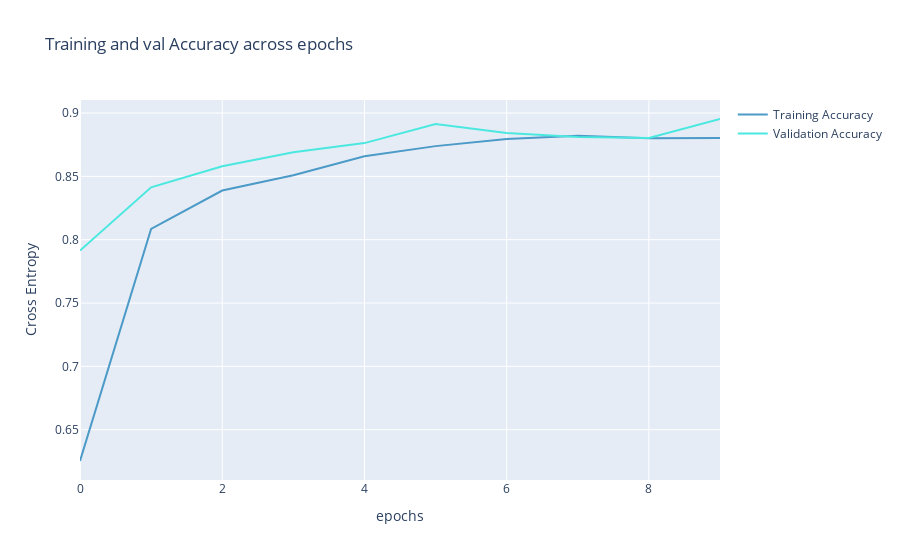

The code cell stored with this chart in its notebook:
### Code cell
color_chart = ["#4B9AC7", "#4BE8E0", "#9DD4F3", "#97FBF6", "#2A7FAF", "#23B1AB", "#0E3449", "#015955"]

fig = go.Figure(data=[
                      go.Scatter(
                          y=history["accuracy"],
                          name="Training Accuracy",
                          mode="lines",
                          marker=dict(
                              color=color_chart[0]
                          )),
                      go.Scatter(
                          y=history["val_accuracy"],
                          name="Validation Accuracy",
                          mode="lines",
                          marker=dict(
                              color=color_chart[1]
                          ))
])
fig.update_layout(
    title='Training and val Accuracy across epochs',
    xaxis_title='epochs',
    yaxis_title='Cross Entropy'
)
fig.show()

### Figure 1 — Plotly figure (JSON) as saved in the notebook; plotly's stock layout.template omitted (floating-point values rounded to 4 significant figures)
{"data": [{"marker": {"color": "#4B9AC7"}, "mode": "lines", "name": "Training Accuracy", "type": "scatter", "y": [0.6253, 0.8085, 0.8388, 0.8509, 0.866, 0.8739, 0.8795, 0.882, 0.8801, 0.8803]}, {"marker": {"color": "#4BE8E0"}, "mode": "lines", "name": "Validation Accuracy", "type": "scatter", "y": [0.7914, 0.8414, 0.858, 0.8692, 0.8763, 0.8914, 0.8842, 0.881, 0.8803, 0.8953]}], "layout": {"title": {"text": "Training and val Accuracy across epochs"}, "xaxis": {"title": {"text": "epochs"}}, "yaxis": {"title": {"text": "Cross Entropy"}}}}
